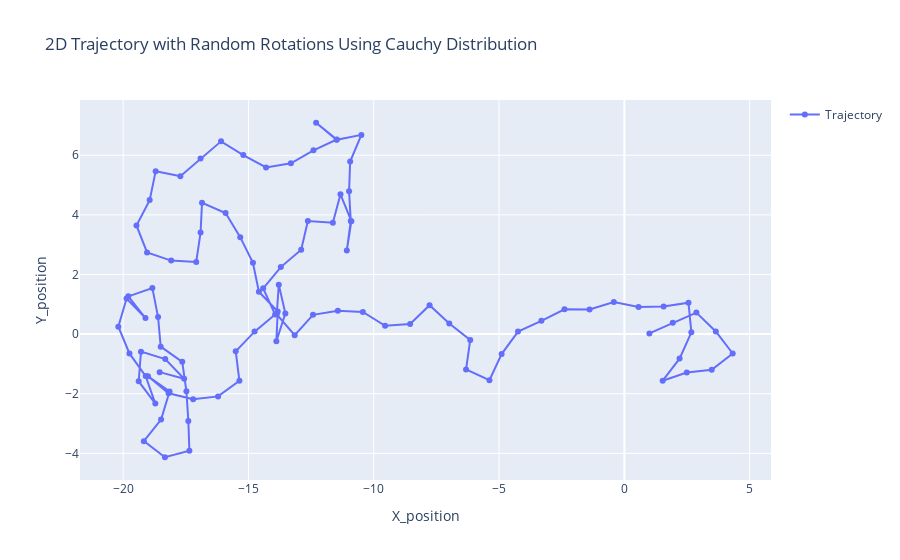

Notebook source saved alongside this figure:
### Markdown cell above
# Activity 1: Correlated Random Walk - 1 Trajectory
- Select rotations from a Cauchy distribution (scipy).
- Implement usign Vec2d class.
- Keep trajectory in a numpy array
- Visualize trajectory using plotly - 2D projection

### Code cell
#Initialize the trajectory
n_steps = 100  #number of steps
trajectory = np.zeros((n_steps, 2))  #trajectory in a numpy array

#Initial vector
initial_position = Vec2d(0, 0)
initial_vector = Vec2d(1, 0)

#Random angles using Cauchy distribution
cauchy_rvs = stats.cauchy.rvs(size=n_steps)

current_position = initial_position
current_vector = initial_vector

for i in range(n_steps):
    angle = cauchy_rvs[i]  #Take the random angle
    current_vector = current_vector.rotated(angle)  #Rotate the vector
    current_position = current_position + current_vector  #Update position
    trajectory[i] = [current_position.x, current_position.y]  #Store new position

#Visualize the trajectory using plotly - 2D projection
fig = go.Figure()
fig.add_trace(go.Scatter(x=trajectory[:, 0], y=trajectory[:, 1], mode='lines+markers', name='Trajectory'))

fig.update_layout(
    title='2D Trajectory with Random Rotations Using Cauchy Distribution',
    xaxis_title='X_position',
    yaxis_title='Y_position',
    showlegend=True
)


fig.show()

### Figure 1 — Plotly figure (JSON) as saved in the notebook; plotly's stock layout.template omitted (floating-point values rounded to 4 significant figures)
{"data": [{"mode": "lines+markers", "name": "Trajectory", "type": "scatter", "x": [0.9997, 1.933, 2.874, 3.649, 4.324, 3.487, 2.491, 1.53, 2.203, 2.674, 2.559, 1.568, 0.5677, -0.4191, -1.388, -2.388, -3.31, -4.243, -4.898, -5.383, -6.316, -6.15, -6.985, -7.771, -8.548, -9.546, -10.43, -11.43, -12.42, -13.15, -13.87, -13.79, -13.53, -13.89, -13.83, -14.58, -14.82, -15.33, -15.91, -16.85, -16.91, -17.08, -18.08, -19.04, -19.47, -18.94, -18.7, -17.72, -16.91, -16.09, -15.21, -14.3, -13.31, -12.4, -11.47, -12.3, -11.48, -10.49, -10.94, -10.98, -10.92, -11.08, -10.89, -11.33, -11.63, -12.63, -12.89, -13.71, -14.41, -13.94, -14.75, -15.51, -15.36, -16.21, -17.21, -18.19, -19.01, -18.15, -18.49, -19.17, -18.33, -17.36, -17.4, -17.48, -17.64, -18.5, -18.61, -18.83, -19.79, -19.11, -19.86, -20.19, -19.75, -19.1, -18.71, -19.38, -19.29, -18.32, -17.57, -18.54], "y": [0.02262, 0.3816, 0.7209, 0.08977, -0.6488, -1.197, -1.286, -1.562, -0.8222, 0.05964, 1.053, 0.9242, 0.9111, 1.073, 0.8238, 0.8324, 0.446, 0.0856, -0.6696, -1.544, -1.184, -0.1975, 0.3525, 0.9705, 0.3409, 0.2793, 0.7412, 0.7812, 0.6471, -0.03562, 0.6626, 1.659, 0.6944, -0.2389, 0.7597, 1.419, 2.391, 3.252, 4.064, 4.406, 3.408, 2.423, 2.466, 2.739, 3.645, 4.495, 5.466, 5.297, 5.891, 6.466, 6.006, 5.59, 5.73, 6.164, 6.527, 7.09, 6.517, 6.683, 5.789, 4.79, 3.792, 2.804, 3.788, 4.688, 3.736, 3.794, 2.83, 2.248, 1.537, 0.6569, 0.08366, -0.5756, -1.565, -2.09, -2.187, -1.986, -1.414, -1.924, -2.864, -3.59, -4.131, -3.914, -2.914, -1.917, -0.9313, -0.421, 0.5735, 1.547, 1.266, 0.5374, 1.193, 0.2483, -0.6477, -1.409, -2.332, -1.584, -0.5886, -0.8383, -1.497, -1.276]}], "layout": {"showlegend": true, "title": {"text": "2D Trajectory with Random Rotations Using Cauchy Distribution"}, "xaxis": {"title": {"text": "X_position"}}, "yaxis": {"title": {"text": "Y_position"}}}}
